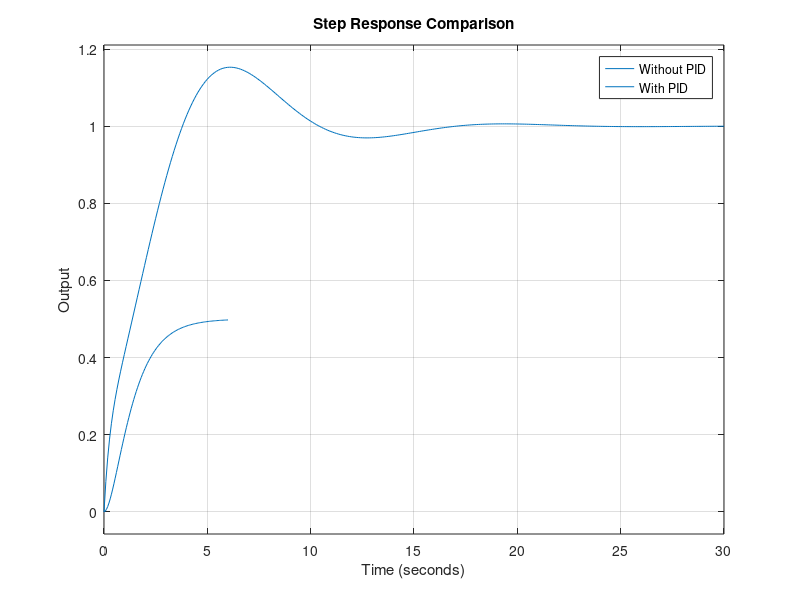

The MATLAB script that drew this image:
% Define system parameters
num_plant = [1]; 
den_plant = [1 3 1]; 

% Create plant transfer function
plant_tf = tf(num_plant, den_plant);

% Create open-loop system (without feedback)
open_loop_sys = plant_tf;

% Create closed-loop system (with unity feedback)
closed_loop_sys = feedback(open_loop_sys, 1); 

% Plot step response of closed-loop system
figure;
step(closed_loop_sys);
hold on;

% Define PID controller gains
kp_gain = 1; 
ki_gain = 1; 
kd_gain = 1;

% Create PID controller object
pid_controller = pid(kp_gain, ki_gain, kd_gain);

% Create closed-loop system with PID controller
closed_loop_sys_pid = feedback(pid_controller * plant_tf, 1);

% Plot step response of closed-loop system with PID controller
step(closed_loop_sys_pid);
hold off;

% Add labels and title
xlabel('Time (seconds)');
ylabel('Output');
title('Step Response Comparison');
legend('Without PID', 'With PID');